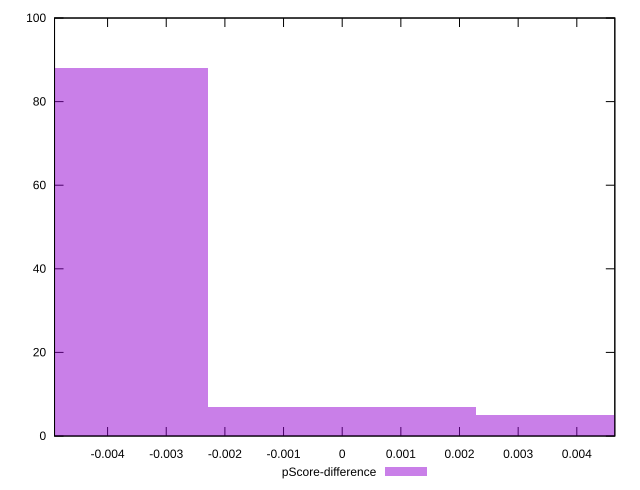

The gnuplot source for this figure:
reset

$pScoreDifference <<EOF
-0.004566738575417869 88
0 7
0.004566738575417869 5
EOF

set key outside below
set boxwidth 0.004566738575417869
set xrange [-0.0049044249153822154:0.00464798855058913]
set yrange [0:100]
set trange [0:100]
set style fill transparent solid 0.5 noborder
set terminal svg size 640, 490 enhanced background rgb 'white'
set output "report_00020_2021-02-19T21:17:38.612Z2/cumulative-layout-shift/samples/pages+cached+noadtech/pScore-difference/histogram.svg"

plot $pScoreDifference title "pScore-difference" with boxes

reset
